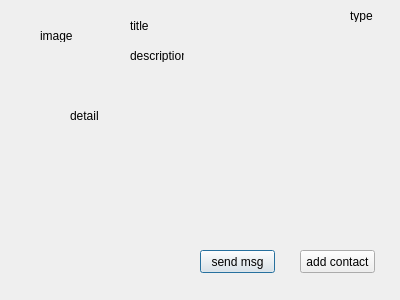
<?xml version="1.0" encoding="UTF-8"?>
<ui version="4.0">
 <class>EbDialogViewECard</class>
 <widget class="QDialog" name="EbDialogViewECard">
  <property name="geometry">
   <rect>
    <x>0</x>
    <y>0</y>
    <width>400</width>
    <height>300</height>
   </rect>
  </property>
  <property name="windowTitle">
   <string>Dialog</string>
  </property>
  <widget class="QLabel" name="labelImage">
   <property name="geometry">
    <rect>
     <x>40</x>
     <y>30</y>
     <width>54</width>
     <height>12</height>
    </rect>
   </property>
   <property name="text">
    <string>image</string>
   </property>
  </widget>
  <widget class="QLabel" name="labelTitle">
   <property name="geometry">
    <rect>
     <x>130</x>
     <y>20</y>
     <width>54</width>
     <height>12</height>
    </rect>
   </property>
   <property name="text">
    <string>title</string>
   </property>
  </widget>
  <widget class="QLabel" name="labelDescription">
   <property name="geometry">
    <rect>
     <x>130</x>
     <y>50</y>
     <width>54</width>
     <height>12</height>
    </rect>
   </property>
   <property name="text">
    <string>description</string>
   </property>
  </widget>
  <widget class="QLabel" name="labelDetail">
   <property name="geometry">
    <rect>
     <x>70</x>
     <y>110</y>
     <width>54</width>
     <height>12</height>
    </rect>
   </property>
   <property name="text">
    <string>detail</string>
   </property>
  </widget>
  <widget class="QLabel" name="labelType">
   <property name="geometry">
    <rect>
     <x>350</x>
     <y>10</y>
     <width>54</width>
     <height>12</height>
    </rect>
   </property>
   <property name="text">
    <string>type</string>
   </property>
  </widget>
  <widget class="QPushButton" name="pushButtonSendMsg">
   <property name="geometry">
    <rect>
     <x>200</x>
     <y>250</y>
     <width>75</width>
     <height>23</height>
    </rect>
   </property>
   <property name="text">
    <string>send msg</string>
   </property>
  </widget>
  <widget class="QPushButton" name="pushButtonAddContact">
   <property name="geometry">
    <rect>
     <x>300</x>
     <y>250</y>
     <width>75</width>
     <height>23</height>
    </rect>
   </property>
   <property name="text">
    <string>add contact</string>
   </property>
  </widget>
 </widget>
 <resources/>
 <connections/>
</ui>
